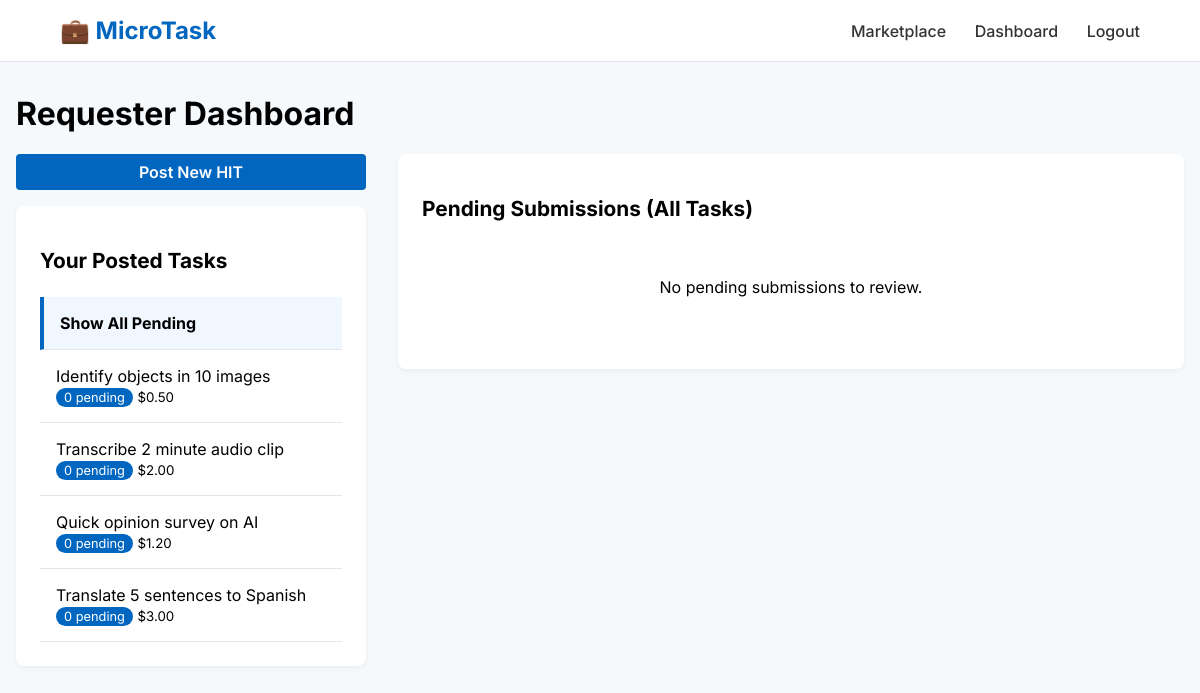
/requester_dashboard.php (signed in), run on the app's committed database.
### tables this page shows
CREATE TABLE IF NOT EXISTS tasks (
    id INT AUTO_INCREMENT PRIMARY KEY,
    requester_id INT NOT NULL,
    title VARCHAR(255) NOT NULL,
    description TEXT NOT NULL,
    category VARCHAR(100) NOT NULL,
    payment DECIMAL(10, 2) NOT NULL,
    deadline DATETIME NOT NULL,
    status ENUM('open', 'closed') DEFAULT 'open',
    created_at TIMESTAMP DEFAULT CURRENT_TIMESTAMP,
    FOREIGN KEY (requester_id) REFERENCES users(id) ON DELETE CASCADE
);

### requester_dashboard.php (the view, shortened to what this page needs)
<?php
require_once 'db.php';
$requester_id = $_SESSION['user_id'];
$stmt = $pdo->prepare("SELECT t.*,
    (SELECT COUNT(*) FROM submissions WHERE task_id = t.id) as sub_count,
    (SELECT COUNT(*) FROM submissions WHERE task_id = t.id AND status = 'pending') as pending_count
    FROM tasks t WHERE t.requester_id = ? ORDER BY t.created_at DESC");
$stmt->execute([$requester_id]);
$tasks = $stmt->fetchAll();
$selected_task_id = isset($_GET['task_id']) ? $_GET['task_id'] : null;
$sub_query = "SELECT s.*, t.title as task_title, u.username as worker_name
              FROM submissions s
              JOIN tasks t ON s.task_id = t.id
              JOIN users u ON s.worker_id = u.id
              WHERE t.requester_id = ? AND s.status = 'pending'";
$sub_params = [$requester_id];
$stmt = $pdo->prepare($sub_query);
$stmt->execute($sub_params);
$pending_submissions = $stmt->fetchAll();
?>
<!DOCTYPE html>
<html lang="en">
<head>
</head>
<body>
<header>
    <a href="index.php" class="logo">💼 MicroTask</a>
    <nav>
        <a href="marketplace.php">Marketplace</a>
        <a href="requester_dashboard.php">Dashboard</a>
        <a href="logout.php">Logout</a>
    </nav>
</header>
<div class="container">
    <h1>Requester Dashboard</h1>
    <div class="grid">
        <aside>
            <a href="post_task.php" class="btn btn-post">Post New HIT</a>
            <div class="card">
                <h2>Your Posted Tasks</h2>
                <div class="task-list">
                    <div class="task-item <?= !$selected_task_id ? 'active' : '' ?>" onclick="location.href='requester_dashboard.php'">
                        <strong>Show All Pending</strong>
                    </div>
                    <?php foreach($tasks as $t): ?>
                        <div class="task-item <?= $selected_task_id == $t['id'] ? 'active' : '' ?>" onclick="location.href='requester_dashboard.php?task_id=<?= $t['id'] ?>'">
                            <div><?= htmlspecialchars($t['title']) ?></div>
                            <small class="badge"><?= $t['pending_count'] ?> pending</small>
                            <small style="color: var(--text-muted);">$<?= number_format($t['payment'], 2) ?></small>
                        </div>
                    <?php endforeach; ?>
                </div>
            </div>
        </aside>
        <main>
            <div class="card">
                <h2>Pending Submissions <?= $selected_task_id ? "for Selected Task" : "(All Tasks)" ?></h2>
                <?php if(empty($pending_submissions)): ?>
                    <p style="text-align: center; padding: 2rem; color: var(--text-muted);">No pending submissions to review.</p>
                <?php endif; ?>
            </div>
        </main>
    </div>
</div>
</body>
</html>

### requester_dashboard.php (style rules this page uses)
:root { --primary-color: #0066c0; --bg-light: #f6f9fc; --text-dark: #333; --white: #ffffff; --border-color: #e1e4e8; }
body { font-family: 'Inter', sans-serif; background-color: var(--bg-light); margin: 0; }
header { background: var(--white); border-bottom: 1px solid var(--border-color); padding: 1rem 5%; display: flex; justify-content: space-between; align-items: center; }
.logo { font-size: 1.5rem; font-weight: 700; color: var(--primary-color); text-decoration: none; }
nav a { text-decoration: none; color: var(--text-dark); margin-left: 1.5rem; font-weight: 500; }
.container { max-width: 1200px; margin: 2rem auto; padding: 0 1rem; }
.grid { display: grid; grid-template-columns: 350px 1fr; gap: 2rem; }
.card { background: var(--white); padding: 1.5rem; border-radius: 8px; box-shadow: 0 2px 5px rgba(0,0,0,0.05); margin-bottom: 2rem; }
h2 { margin-bottom: 1.5rem; font-size: 1.3rem; }
.task-item { padding: 1rem; border-bottom: 1px solid var(--border-color); cursor: pointer; transition: background 0.2s; }
.task-item.active { border-left: 4px solid var(--primary-color); background: #f0f7ff; }
.btn { padding: 0.5rem 1rem; border-radius: 4px; text-decoration: none; font-weight: 600; cursor: pointer; border: none; }
.btn-post { background: var(--primary-color); color: white; display: block; text-align: center; margin-bottom: 1rem; }
.badge { background: #0066c0; color: white; padding: 2px 8px; border-radius: 10px; font-size: 0.8rem; }

### data on the page
tasks: title "Identify objects in 10 images", pending_count "0", payment "0.50"
tasks: title "Transcribe 2 minute audio clip", pending_count "0", payment "2.00"
tasks: title "Quick opinion survey on AI", pending_count "0", payment "1.20"
tasks: title "Translate 5 sentences to Spanish", pending_count "0", payment "3.00"
